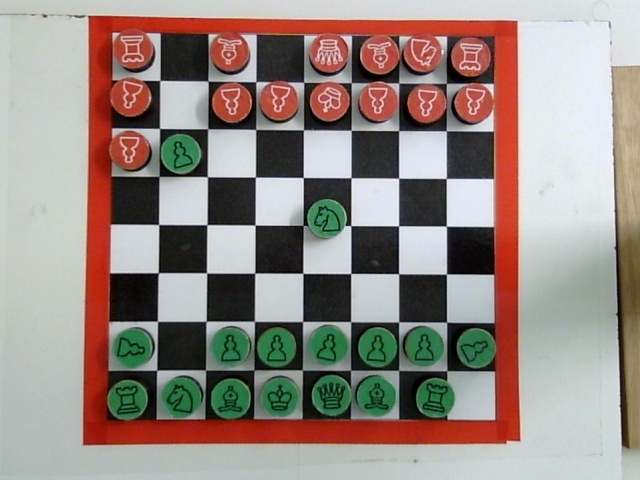
#> input picture server/after.jpg, 640 x 480 px
$ jupyter execute vision.ipynb
#> lines starting #> are read from the running program, lines starting #| are printed output that depends on the picture; after the words box and inside, x2 and y2 are one past the last pixel; in counts of white or black regions, pixels touching at a corner belong together
[cell 1]
import cv2
import numpy as np
import matplotlib.pyplot as plt
import time

[cell 2]
before = cv2.imread("after.jpg")
#> before is the input picture: shape (480, 640, 3); mean B, G, R 131.6, 137.8, 151
after = cv2.imread("before.jpg")
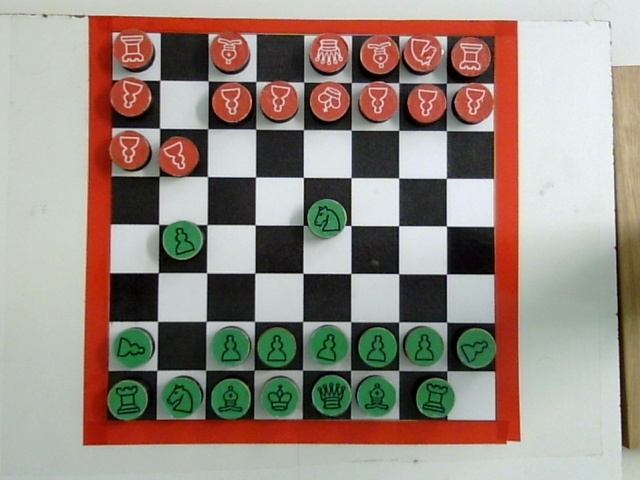
#> input picture server/before.jpg, 640 x 480 px
#> after is the input picture: shape (480, 640, 3); mean B, G, R 128.5, 138, 151.1
before_rgb = cv2.cvtColor(before, cv2.COLOR_BGR2RGB)
after_rgb = cv2.cvtColor(after, cv2.COLOR_BGR2RGB)

[cell 3]
plt.figure(figsize=(10, 4))

plt.subplot(1, 2, 1)
plt.imshow(before_rgb)
plt.title("Before")
plt.axis("off")

plt.subplot(1, 2, 2)
plt.imshow(after_rgb)
plt.title("After")
plt.axis("off")

plt.tight_layout()
plt.show()

[cell 4]
def detect_red_regions(image):
    # Convert to HSV color space
    hsv = cv2.cvtColor(image, cv2.COLOR_BGR2HSV)

    # Define HSV ranges for the color red (two regions in HSV)
    lower_red1 = np.array([0, 100, 100])
    upper_red1 = np.array([10, 255, 255])

    lower_red2 = np.array([160, 100, 100])
    upper_red2 = np.array([179, 255, 255])

    # Create binary masks for both red regions
    mask1 = cv2.inRange(hsv, lower_red1, upper_red1)
    mask2 = cv2.inRange(hsv, lower_red2, upper_red2)

    # Combine both masks using logical OR
    red_mask = cv2.bitwise_or(mask1, mask2)

    return red_mask

[cell 5]
red_mask_before = detect_red_regions(before)
#> in detect_red_regions, `mask1 = cv2.inRange(hsv, lower_red1, upper_red1)`:
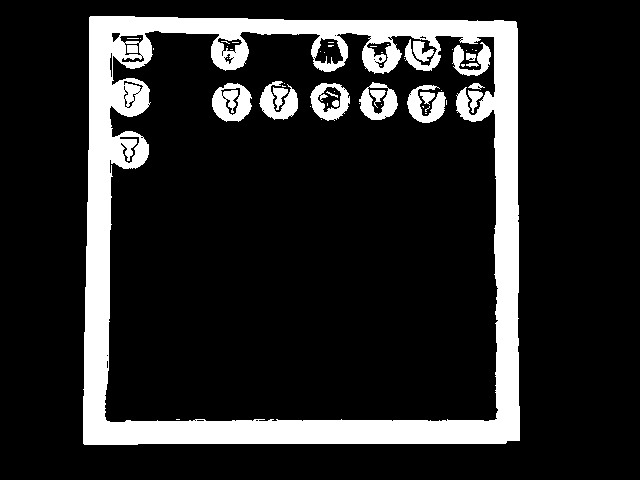
#> mask1: shape (480, 640); 15.6% white; 54 white regions (36 under 20 px), largest, box (x1, y1, x2, y2) and area: (83, 16, 520, 445) 41792, (212, 83, 252, 122) 1071, (310, 83, 350, 121) 803
red_mask_after = detect_red_regions(after)
#> in detect_red_regions (call 2), `mask2 = cv2.inRange(hsv, lower_red2, upper_red2)`:
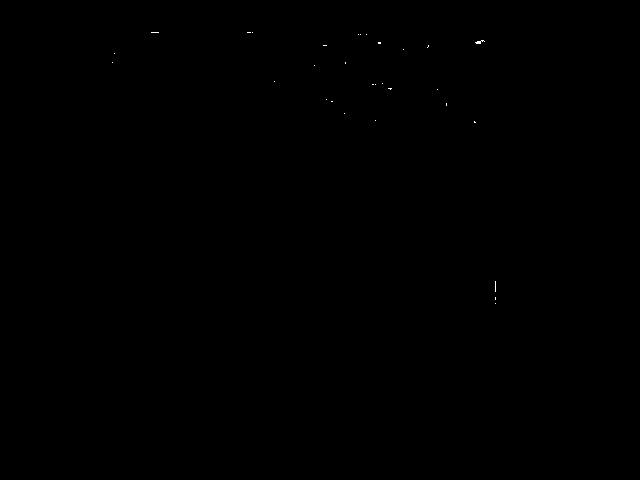
#> mask2: shape (480, 640); 0.03% white in thin lines or dots, all inside (x1, y1, x2, y2) = (112, 32, 496, 304)

[cell 6]
plt.figure(figsize=(10, 4))

plt.subplot(1, 2, 1)
plt.imshow(red_mask_before,  cmap='gray')
plt.title("Red Mask Before")
plt.axis("off")

plt.subplot(1, 2, 2)
plt.imshow(red_mask_after,  cmap='gray')
plt.title("Red Mask After")
plt.axis("off")

plt.tight_layout()
plt.show()

[cell 7]
def find_largest_red_border(mask):
    # Find contours in the mask
    contours, _ = cv2.findContours(mask, cv2.RETR_EXTERNAL, cv2.CHAIN_APPROX_SIMPLE)

    largest_area = 0
    border_contour = None

    for contour in contours:
        perimeter = cv2.arcLength(contour, True)
        approx = cv2.approxPolyDP(contour, 0.02 * perimeter, True)

        # Look for 4-sided shapes (quadrilaterals)
        if len(approx) == 4:
            area = cv2.contourArea(approx)
            if area > largest_area:
                largest_area = area
                border_contour = approx

    if border_contour is None:
        raise Exception("❌ Red border not detected.")

    return border_contour

[cell 8]
red_border_before = find_largest_red_border(red_mask_before)
#> in find_largest_red_border, `contours, _ = cv2.findContours(mask, cv2.RETR_EXTERNAL, cv2.CHAIN_APPR..`: contours = 1 contour; box (x1, y1, x2, y2) and area: (83, 16, 520, 445) 182772
#> the loop in find_largest_red_border, `for contour in contours:` made 1 pass
#> (perimeter, area, largest_area, border_contour) on pass 1: (1722.9, 182101.5, 182101.5, [[89, 17], [84, 444], [519, 440], [515, 21]])
#> after the loop in find_largest_red_border, `for contour in contours:`: largest_area = 182101.5
#> red_border_before = [[89, 17], [84, 444], [519, 440], [515, 21]]
red_border_after = find_largest_red_border(red_mask_after)
#> in find_largest_red_border (call 2), `contours, _ = cv2.findContours(mask, cv2.RETR_EXTERNAL, cv2.CHAIN_APPR..`: contours = 1 contour; box (x1, y1, x2, y2) and area: (83, 16, 521, 446) 183023
#> the loop in find_largest_red_border (call 2), `for contour in contours:` made 1 pass
#> (perimeter, area, largest_area, border_contour) on pass 1: (1734.5, 182313, 182313, [[89, 17], [84, 444], [519, 440], [516, 21]])
#> red_border_after = [[89, 17], [84, 444], [519, 440], [516, 21]]

before_with_border = before_rgb.copy()
after_with_border = after_rgb.copy()

cv2.drawContours(before_with_border, [red_border_before], -1, (0, 255, 0), 10)
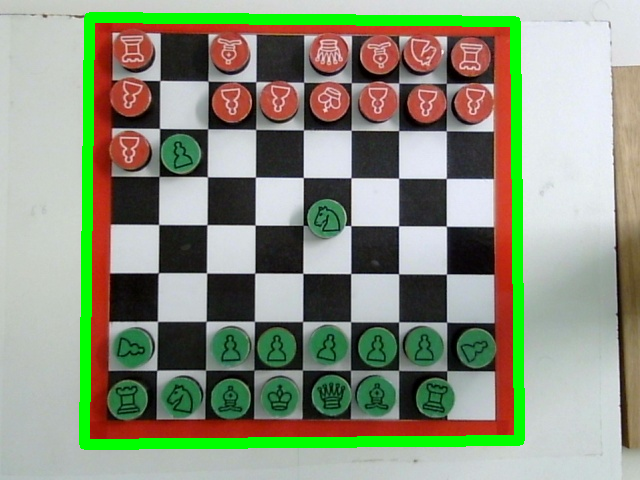
#> before_with_border: shape (480, 640, 3); mean R, G, B 139.4, 146.4, 125.6
cv2.drawContours(after_with_border, [red_border_after], -1, (0, 255, 0), 10);
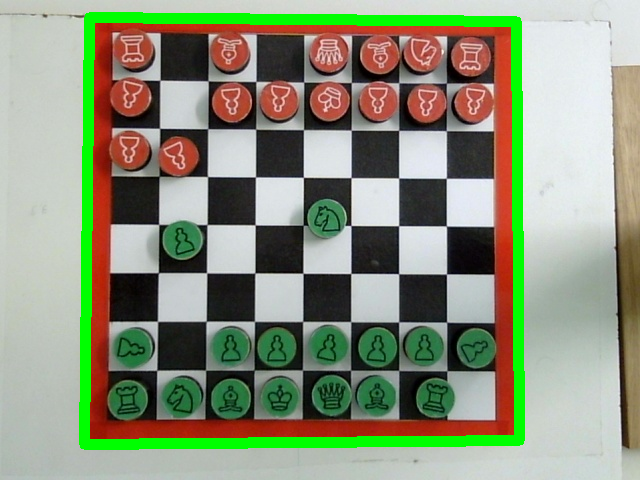
#> after_with_border: shape (480, 640, 3); mean R, G, B 139.5, 146.5, 122.7

[cell 9]
plt.figure(figsize=(10, 4))

plt.subplot(1, 2, 1)
plt.imshow(before_with_border)
plt.title("Before Border")
plt.axis("off")

plt.subplot(1, 2, 2)
plt.imshow(after_with_border)
plt.title("After Border")
plt.axis("off")

plt.tight_layout()
plt.show()

[cell 10]
def order_points(points):
    """
    Orders 4 points in the following order:
    top-left, top-right, bottom-right, bottom-left.

    Parameters:
        points: NumPy array with shape (4, 1, 2) or (4, 2)

    Returns:
        A NumPy array of shape (4, 2) with ordered points
    """
    points = points.reshape(4, 2)

    # Sum and difference of x + y to help find corners
    sum_coords = points.sum(axis=1)
    diff_coords = np.diff(points, axis=1)

    top_left = points[np.argmin(sum_coords)]
    bottom_right = points[np.argmax(sum_coords)]
    top_right = points[np.argmin(diff_coords)]
    bottom_left = points[np.argmax(diff_coords)]

    return np.array([top_left, top_right, bottom_right, bottom_left], dtype="float32")

def warp_perspective(image, src_points, width=800, height=800):
    """
    Applies a perspective transformation to an image based on 4 source points.

    Parameters:
        image: Original BGR image
        src_points: 4 ordered corner points (top-left, top-right, bottom-right, bottom-left)
        width: Width of the output warped image
        height: Height of the output warped image

    Returns:
        The warped BGR image
    """
    dst_points = np.array([
        [0, 0],
        [width - 1, 0],
        [width - 1, height - 1],
        [0, height - 1]
    ], dtype="float32")

    # Get the perspective transformation matrix
    matrix = cv2.getPerspectiveTransform(src_points, dst_points)

    # Warp the image using the matrix
    warped = cv2.warpPerspective(image, matrix, (width, height))
    return warped

[cell 11]
ordered_pts_before = order_points(red_border_before)
#> in order_points, `points = points.reshape(4, 2)`: points = [[89, 17], [84, 444], [519, 440], [515, 21]]
#> in order_points, `sum_coords = points.sum(axis=1)`: sum_coords = [106, 528, 959, 536]
#> in order_points, `diff_coords = np.diff(points, axis=1)`: diff_coords = [-72, 360, -79, -494]
#> in order_points, `top_left = points[np.argmin(sum_coords)]`: top_left = [89, 17]
#> in order_points, `bottom_right = points[np.argmax(sum_coords)]`: bottom_right = [519, 440]
#> in order_points, `top_right = points[np.argmin(diff_coords)]`: top_right = [515, 21]
#> in order_points, `bottom_left = points[np.argmax(diff_coords)]`: bottom_left = [84, 444]
#> ordered_pts_before = [[89, 17], [515, 21], [519, 440], [84, 444]]
ordered_pts_after = order_points(red_border_after)
#> ordered_pts_after = [[89, 17], [516, 21], [519, 440], [84, 444]]

warped_before = warp_perspective(before_rgb, ordered_pts_before, width=800, height=800)
#> in warp_perspective, `matrix = cv2.getPerspectiveTransform(src_points, dst_points)`: matrix = [[1.83, 0.0215, -163.7], [-0.0179, 1.9, -30.79], [-4.39e-05, 4.92e-05, 1]]
#> in warp_perspective, `warped = cv2.warpPerspective(image, matrix, (width, height))`:
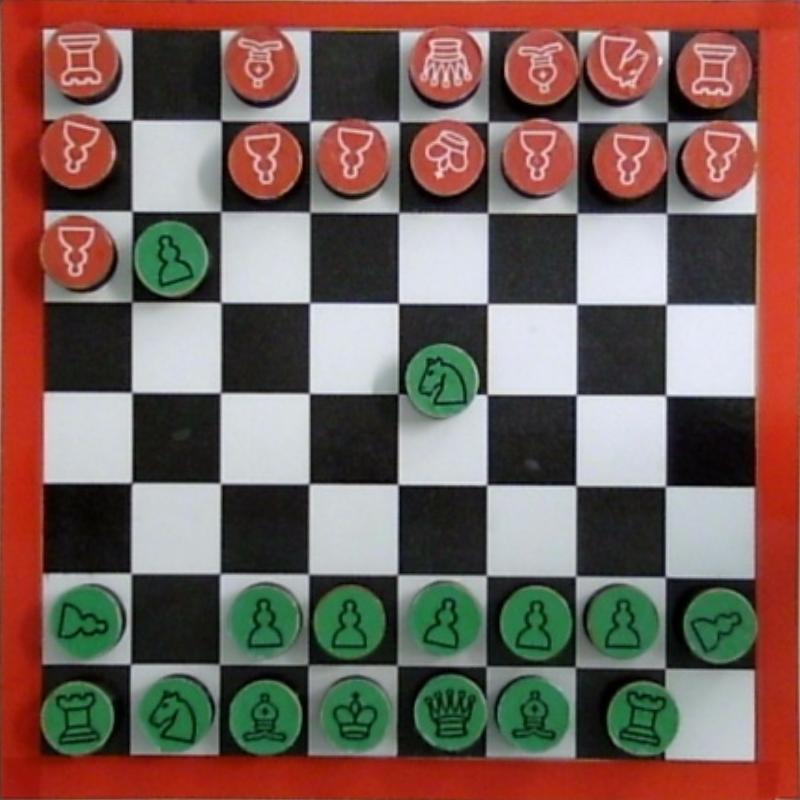
#> warped: shape (800, 800, 3); mean R, G, B 120.8, 96.9, 89.6
warped_after = warp_perspective(after_rgb, ordered_pts_after, width=800, height=800)

[cell 12]
plt.figure(figsize=(10, 4))

plt.subplot(1, 2, 1)
plt.imshow(warped_before)
plt.title("Before Warped")
plt.axis("off")

plt.subplot(1, 2, 2)
plt.imshow(warped_after)
plt.title("After Warped")
plt.axis("off")

plt.tight_layout()
plt.show()

[cell 13]
# [9 lines left out: function crop_red_border, not called in this run]

def crop_red_border_custom(image, top=40, bottom=20, left=40, right=40):
    """
    Crops a custom border from each side, then resizes back to original size.
    """
    height, width = image.shape[:2]
    cropped = image[top:height - bottom, left:width - right]
    resized = cv2.resize(cropped, (width, height), interpolation=cv2.INTER_LINEAR)
    return resized

[cell 14]
before_cropped = crop_red_border_custom(warped_before,  29, 43, 43, 43 )
after_cropped = crop_red_border_custom(warped_after, 29, 43, 43, 43)

[cell 15]
plt.figure(figsize=(10, 4))

plt.subplot(1, 2, 1)
plt.imshow(before_cropped)
plt.title("Before Cropped")
plt.axis("off")

plt.subplot(1, 2, 2)
plt.imshow(after_cropped)
plt.title("After Cropped")
plt.axis("off")

plt.tight_layout()
plt.show()

[cell 16]
before = before_cropped[:, :, ::-1].copy()
#> before: shape (800, 800, 3)
after = after_cropped[:, :, ::-1].copy()
#> after: shape (800, 800, 3)

height, width = before.shape[:2]

cell_w = width // 8
cell_h = height // 8

print(cell_w, cell_h)
#| 100 100

[cell 17]
before_gray = cv2.cvtColor(before, cv2.COLOR_BGR2GRAY)
after_gray = cv2.cvtColor(after, cv2.COLOR_BGR2GRAY)
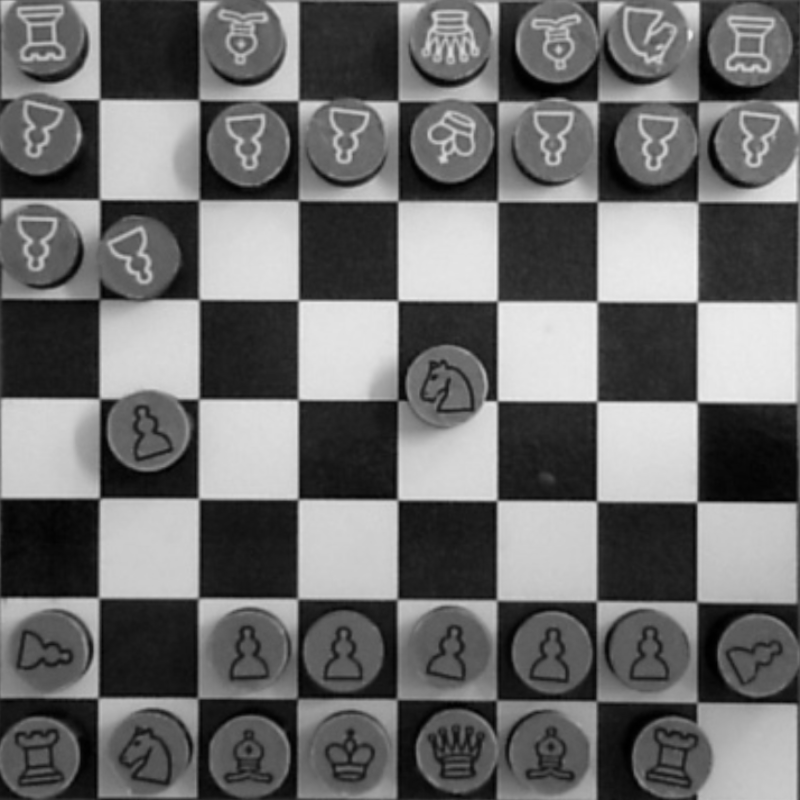
#> after_gray: shape (800, 800); min 0, max 240, mean 107.7

[cell 18]
plt.figure(figsize=(10, 4))

plt.subplot(1, 2, 1)
plt.imshow(before_gray, cmap='gray')
plt.title("Before Gray")
plt.axis("off")

plt.subplot(1, 2, 2)
plt.imshow(after_gray, cmap='gray')
plt.title("After Gray")
plt.axis("off")

plt.tight_layout()
plt.show()

[cell 19]
def preprocess_diff(gray1, gray2, blur_ksize=(5,5), threshold_val=50, morph_kernel_size=(5,5)):
    """
    Takes two grayscale images, applies Gaussian blur, computes absolute difference,
    thresholds and applies morphological opening and closing.
    Returns the binary mask.
    """
    gray1_blur = cv2.GaussianBlur(gray1, blur_ksize, 0)
    gray2_blur = cv2.GaussianBlur(gray2, blur_ksize, 0)
    diff = cv2.absdiff(gray1_blur, gray2_blur)

    _, thresh = cv2.threshold(diff, threshold_val, 255, cv2.THRESH_BINARY)
    kernel = np.ones(morph_kernel_size, np.uint8)

    thresh = cv2.morphologyEx(thresh, cv2.MORPH_OPEN, kernel)
    thresh = cv2.morphologyEx(thresh, cv2.MORPH_CLOSE, kernel)

    return thresh

def draw_contours(image_rgb, binary_mask, contour_color=(255, 0, 0), thickness=2):
    """
    Finds contours in the binary mask and draws them on a copy of the input image.
    Returns the image with contours and the list of contours.
    """
    contours, _ = cv2.findContours(binary_mask, cv2.RETR_EXTERNAL, cv2.CHAIN_APPROX_SIMPLE)
    output = image_rgb.copy()
    cv2.drawContours(output, contours, -1, contour_color, thickness)
    return output, contours

def draw_centers(image_rgb, contours, min_area=2000, center_color=(255, 0, 0), radius=15):
    """
    Filters contours by minimum area, calculates their centers,
    draws filled circles on the image at those centers.
    Returns the image with centers drawn and a list of center coordinates.
    """
    output = image_rgb.copy()
    centers = []

    for cnt in contours:
        if cv2.contourArea(cnt) < min_area:
            continue

        M = cv2.moments(cnt)
        if M['m00'] > 0:
            cx = int(M['m10'] / M['m00'])
            cy = int(M['m01'] / M['m00'])
            centers.append((cx, cy))
            cv2.circle(output, (cx, cy), radius, center_color, -1)

    return output, centers

[cell 20]
thresh = preprocess_diff(before_gray, after_gray)
#> in preprocess_diff, `thresh = cv2.morphologyEx(thresh, cv2.MORPH_OPEN, kernel)`:
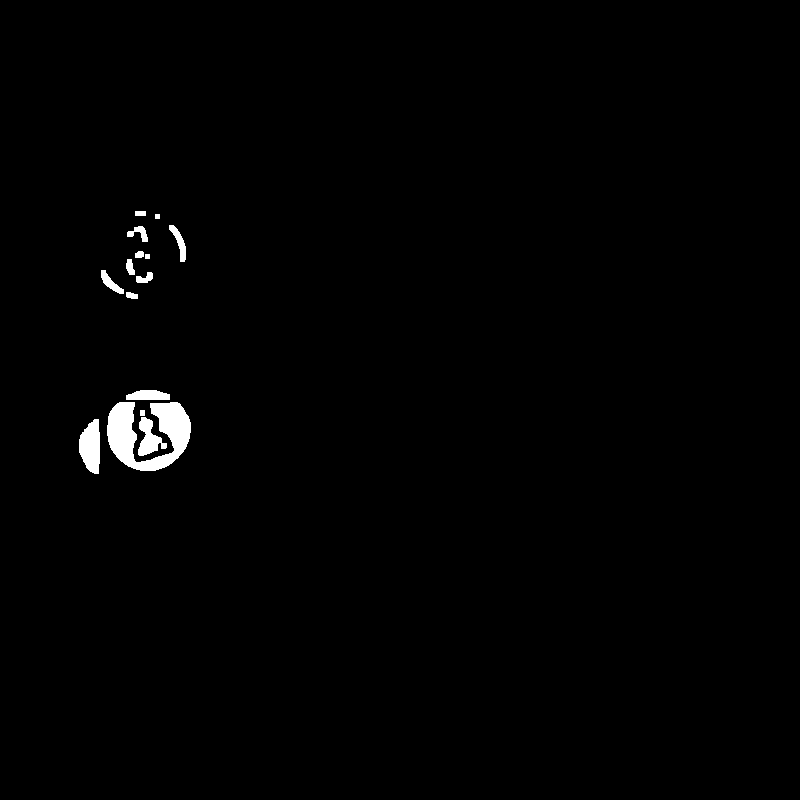
#> thresh: shape (800, 800); 0.96% white; 15 white regions, largest, box (x1, y1, x2, y2) and area: (107, 402, 191, 471) 3233, (79, 419, 100, 474) 870, (138, 417, 167, 456) 571
output_contours, contours = draw_contours(before, thresh)
#> in draw_contours, `contours, _ = cv2.findContours(binary_mask, cv2.RETR_EXTERNAL, cv2.CHA..`: contours = 10 contours, 1 with area under 20; largest, box (x1, y1, x2, y2) and area: (107, 390, 191, 471) 5176, (79, 419, 100, 474) 808, (101, 270, 138, 299) 237, (169, 225, 186, 262) 207, (127, 226, 148, 242) 126
#> in draw_contours, `cv2.drawContours(output, contours, -1, contour_color, thickness)`:
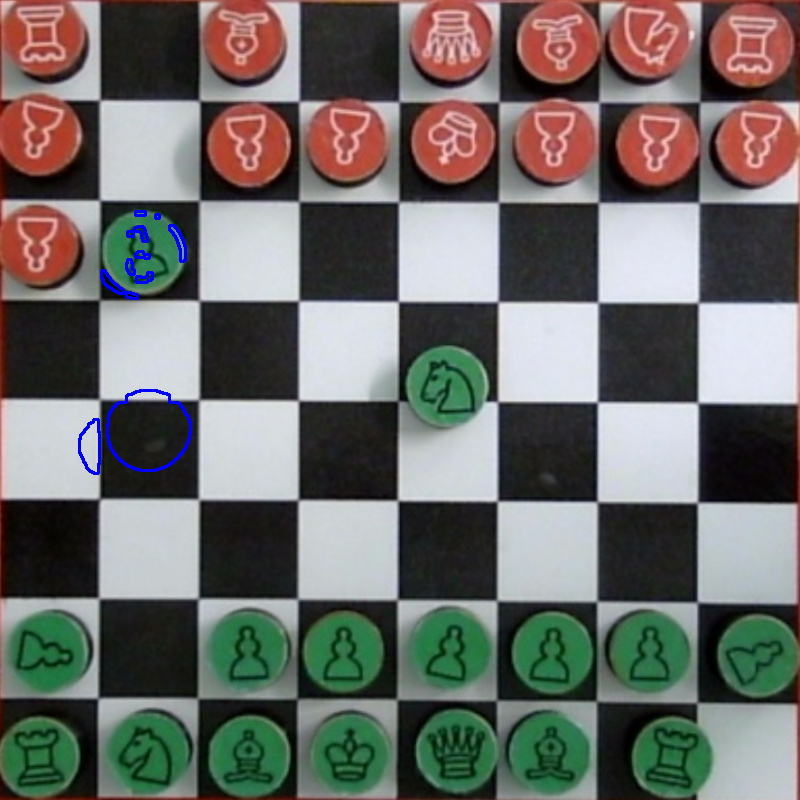
#> output: shape (800, 800, 3); mean B, G, R 103.8, 107.6, 108.6
output_centers, centers = draw_centers(before, contours)
#> the loop in draw_centers, `for cnt in contours:` made 10 passes
#> (cx, cy) on pass 2: (147, 430)
#> after the loop in draw_centers, `for cnt in contours:`:
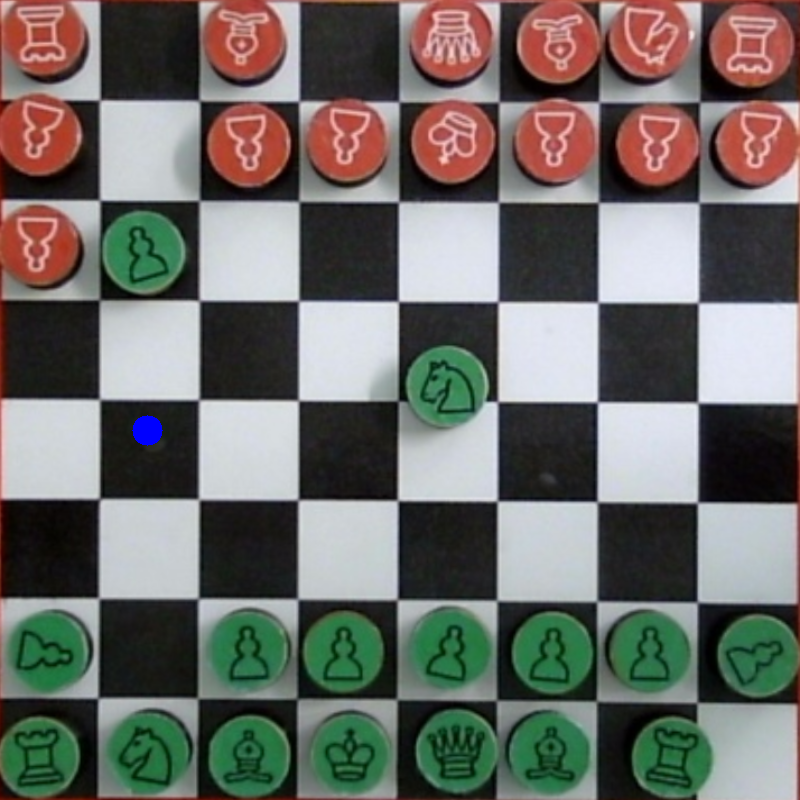
#> output: shape (800, 800, 3); mean B, G, R 103.4, 108, 108.9
#> after the loop in draw_centers, `for cnt in contours:`: centers = [(147, 430)]
#> centers = [(147, 430)]

[cell 21]
plt.figure(figsize=(18, 6))

plt.subplot(1, 3, 1)
plt.imshow(thresh, cmap='gray')
plt.title("Threshold Mask")
plt.axis('off')

plt.subplot(1, 3, 2)
plt.imshow(output_contours)
plt.title("Contours Detected")
plt.axis('off')

plt.subplot(1, 3, 3)
plt.imshow(output_centers)
plt.title("Centers Marked")
plt.axis('off')

plt.tight_layout()
plt.show()

[cell 22]
def get_changed_squares(centers, cell_width, cell_height):
    """
    Converts center coordinates (x, y) into board grid positions (row, col)
    based on cell dimensions.

    Parameters:
        centers: List of (x, y) center coordinates
        cell_width: Width of one board cell
        cell_height: Height of one board cell

    Returns:
        List of (row, col) tuples indicating changed squares
    """
    squares = []
    for cx, cy in centers:
        col = cx // cell_width
        row = cy // cell_height
        squares.append((int(row), int(col)))

    return squares

def convert_to_chess_notation(squares):
    """
    Converts a list of (row, col) positions to standard chess notation (e.g. 'e4').

    Parameters:
        squares: List of (row, col) tuples where (0,0) is top-left of the board.

    Returns:
        List of strings in chess notation.
    """
    def to_notation(row, col):
        col_letter = chr(ord('a') + col)  # a-h
        row_number = 8 - row              # 8-1
        return f"{col_letter}{row_number}"

    return [to_notation(r, c) for r, c in squares]

[cell 23]
changed_squares = get_changed_squares(centers, cell_w, cell_h)
#> the loop in get_changed_squares, `for cx, cy in centers:` made 1 pass
#> (cx, cy, col, row) on pass 1: (147, 430, 1, 4)
#> after the loop in get_changed_squares, `for cx, cy in centers:`: squares = [(4, 1)]
#> changed_squares = [(4, 1)]
print(convert_to_chess_notation(changed_squares))
#| ['b4']
